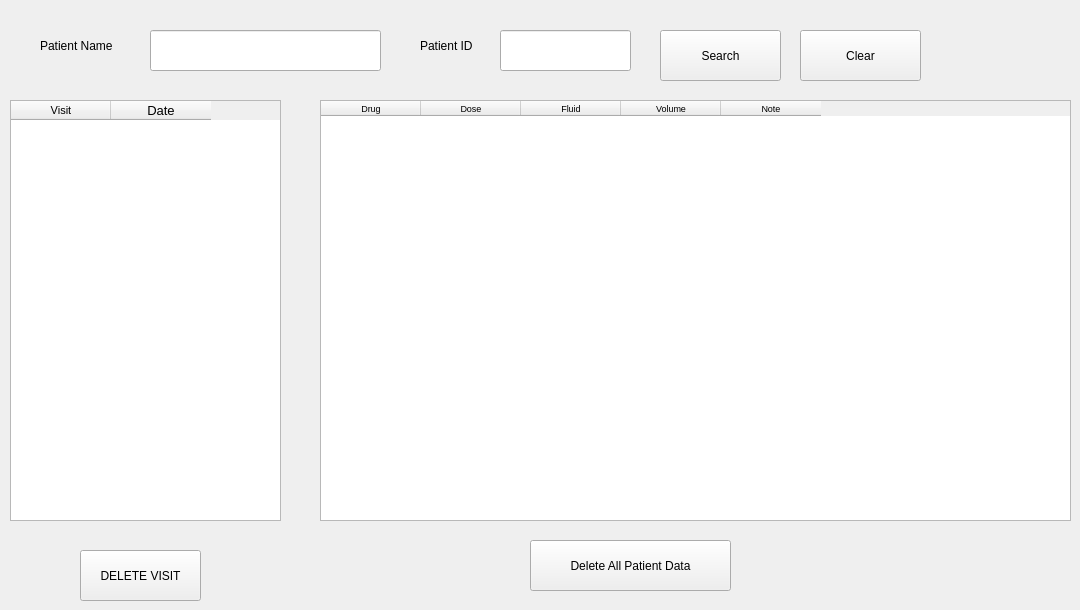
    <widget class="QWidget" name="tab_13">
     <attribute name="title">
      <string>Patient Management</string>
     </attribute>
     <widget class="QTableWidget" name="tableWidget_6">
      <property name="geometry">
       <rect>
        <x>10</x>
        <y>100</y>
        <width>271</width>
        <height>421</height>
       </rect>
      </property>
      <property name="font">
       <font>
        <pointsize>8</pointsize>
       </font>
      </property>
      <property name="layoutDirection">
       <enum>Qt::LeftToRight</enum>
      </property>
      <property name="autoFillBackground">
       <bool>false</bool>
      </property>
      <property name="selectionMode">
       <enum>QAbstractItemView::SingleSelection</enum>
      </property>
      <property name="selectionBehavior">
       <enum>QAbstractItemView::SelectRows</enum>
      </property>
      <column>
       <property name="text">
        <string>Visit</string>
       </property>
      </column>
      <column>
       <property name="text">
        <string>Date</string>
       </property>
       <property name="font">
        <font>
         <pointsize>10</pointsize>
        </font>
       </property>
      </column>
     </widget>
     <widget class="QLabel" name="label_39">
      <property name="geometry">
       <rect>
        <x>40</x>
        <y>30</y>
        <width>131</width>
        <height>31</height>
       </rect>
      </property>
      <property name="text">
       <string>Patient Name</string>
      </property>
     </widget>
     <widget class="QPushButton" name="pushButton_24">
      <property name="geometry">
       <rect>
        <x>800</x>
        <y>30</y>
        <width>121</width>
        <height>51</height>
       </rect>
      </property>
      <property name="text">
       <string>Clear</string>
      </property>
     </widget>
     <widget class="QPushButton" name="pushButton_26">
      <property name="geometry">
       <rect>
        <x>530</x>
        <y>540</y>
        <width>201</width>
        <height>51</height>
       </rect>
      </property>
      <property name="text">
       <string>Delete All Patient Data</string>
      </property>
     </widget>
     <widget class="QLineEdit" name="lineEdit_18">
      <property name="geometry">
       <rect>
        <x>500</x>
        <y>30</y>
        <width>131</width>
        <height>41</height>
       </rect>
      </property>
     </widget>
     <widget class="QLineEdit" name="lineEdit_17">
      <property name="geometry">
       <rect>
        <x>150</x>
        <y>30</y>
        <width>231</width>
        <height>41</height>
       </rect>
      </property>
     </widget>
     <widget class="QLabel" name="label_40">
      <property name="geometry">
       <rect>
        <x>420</x>
        <y>30</y>
        <width>131</width>
        <height>31</height>
       </rect>
      </property>
      <property name="text">
       <string>Patient ID</string>
      </property>
     </widget>
     <widget class="QPushButton" name="pushButton_25">
      <property name="geometry">
       <rect>
        <x>80</x>
        <y>550</y>
        <width>121</width>
        <height>51</height>
       </rect>
      </property>
      <property name="text">
       <string>DELETE VISIT</string>
      </property>
     </widget>
     <widget class="QTableWidget" name="tableWidget_7">
      <property name="geometry">
       <rect>
        <x>320</x>
        <y>100</y>
        <width>751</width>
        <height>421</height>
       </rect>
      </property>
      <property name="font">
       <font>
        <pointsize>7</pointsize>
       </font>
      </property>
      <property name="layoutDirection">
       <enum>Qt::LeftToRight</enum>
      </property>
      <property name="autoFillBackground">
       <bool>false</bool>
      </property>
      <property name="selectionMode">
       <enum>QAbstractItemView::SingleSelection</enum>
      </property>
      <property name="selectionBehavior">
       <enum>QAbstractItemView::SelectRows</enum>
      </property>
      <column>
       <property name="text">
        <string>Drug</string>
       </property>
      </column>
      <column>
       <property name="text">
        <string>Dose</string>
       </property>
      </column>
      <column>
       <property name="text">
        <string>Fluid</string>
       </property>
      </column>
      <column>
       <property name="text">
        <string>Volume</string>
       </property>
      </column>
      <column>
       <property name="text">
        <string>Note</string>
       </property>
      </column>
     </widget>
     <widget class="QPushButton" name="pushButton_23">
      <property name="geometry">
       <rect>
        <x>660</x>
        <y>30</y>
        <width>121</width>
        <height>51</height>
       </rect>
      </property>
      <property name="text">
       <string>Search</string>
      </property>
      <property name="shortcut">
       <string>F10</string>
      </property>
     </widget>
     <widget class="QLabel" name="label_41">
      <property name="geometry">
       <rect>
        <x>670</x>
        <y>50</y>
        <width>81</width>
        <height>31</height>
       </rect>
      </property>
      <property name="text">
       <string/>
      </property>
     </widget>
     <zorder>tableWidget_6</zorder>
     <zorder>label_39</zorder>
     <zorder>pushButton_24</zorder>
     <zorder>pushButton_26</zorder>
     <zorder>lineEdit_18</zorder>
     <zorder>lineEdit_17</zorder>
     <zorder>label_40</zorder>
     <zorder>pushButton_25</zorder>
     <zorder>tableWidget_7</zorder>
     <zorder>label_41</zorder>
     <zorder>pushButton_23</zorder>
    </widget>
